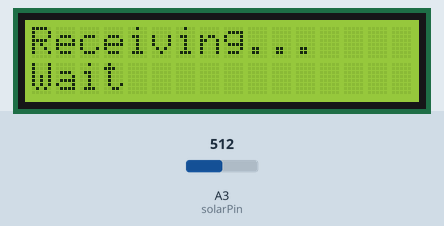
Recording of a sketch running on a simulated Arduino Uno, built with avr-gcc and run on an emulated ATmega328P. Parts: 16×2 character LCD. The test bench sets the inputs (shaded band); at power-on: A3 (solarPin) = 512.

Above: at 1.2 s.
1.3 s: A3 (solarPin) set to 484
At 3.0 s:
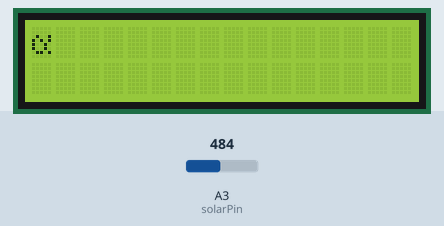
3.6 s: A3 (solarPin) set to 510
At 5.78 s:
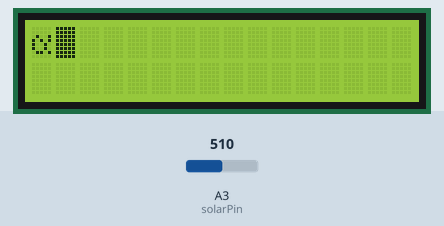
6.6 s: A3 (solarPin) set to 490
9.4 s: A3 (solarPin) set to 511
At 11.58 s:
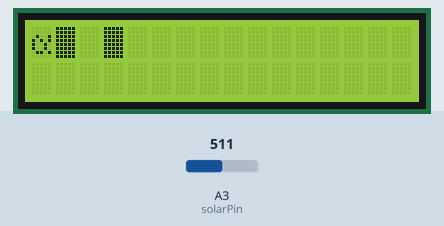
12.4 s: A3 (solarPin) set to 306
15.2 s: A3 (solarPin) set to 716
At 17.39 s:
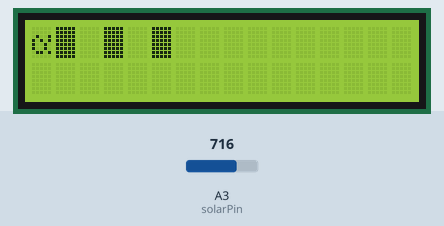
Timing chart, 0 to 18.9 s (numbered marks = the images above; inputs shaded):
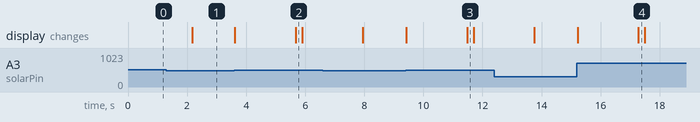

Measured:
- the behaviour switches between 501 and 500 on A3 (solarPin) (found by bisection; images 0 and 1)
- after the input at 1.3 s, the display: changes after 0.87 s (image 1)
- after the input at 3.6 s, the display: first changes at once (image 2 shows a later state)
- after the input at 9.4 s, the display: first changes at once (image 3 shows a later state)
- after the input at 15.2 s, the display: first changes at once (image 4 shows a later state)

The sketch:

Final_Solar_LCD_Message_Receiver.ino
```cpp
#include <Wire.h>
#include <LiquidCrystal_I2C.h>

LiquidCrystal_I2C lcd(0x27, 16, 2);

const int solarPin = A3;
const int threshold = 500;
const int bitDelay = 200;

String receivedMessage = "";

void showReady() {
  lcd.clear();
  lcd.setCursor(0, 0);
  lcd.print("Hey! Ready to");
  lcd.setCursor(0, 1);
  lcd.print("receive msg...");
}

int readBit() {
  int value = analogRead(solarPin);
  return value > threshold ? 1 : 0;
}

char readChar() {
  char c = 0;

  for (int i = 7; i >= 0; i--) {
    delay(bitDelay);
    int bitValue = readBit();

    if (bitValue == 1) {
      c |= (1 << i);
    }
  }

  return c;
}

void showMessage() {
  lcd.clear();

  lcd.setCursor(0, 0);
  lcd.print(receivedMessage.substring(0, 16));

  lcd.setCursor(0, 1);
  if (receivedMessage.length() > 16) {
    lcd.print(receivedMessage.substring(16, 32));
  }
}

void setup() {
  lcd.init();
  lcd.backlight();
  showReady();
}

void loop() {
  int value = analogRead(solarPin);

  if (value > threshold) {
    lcd.clear();
    lcd.setCursor(0, 0);
    lcd.print("Receiving...");
    lcd.setCursor(0, 1);
    lcd.print("Wait");

    delay(450);

    char c = readChar();

    if (c == '\0') {
      showMessage();
      delay(5000);
      receivedMessage = "";
      showReady();
    } else {
      receivedMessage += c;
      showMessage();
    }

    delay(200);
  }
}
```
